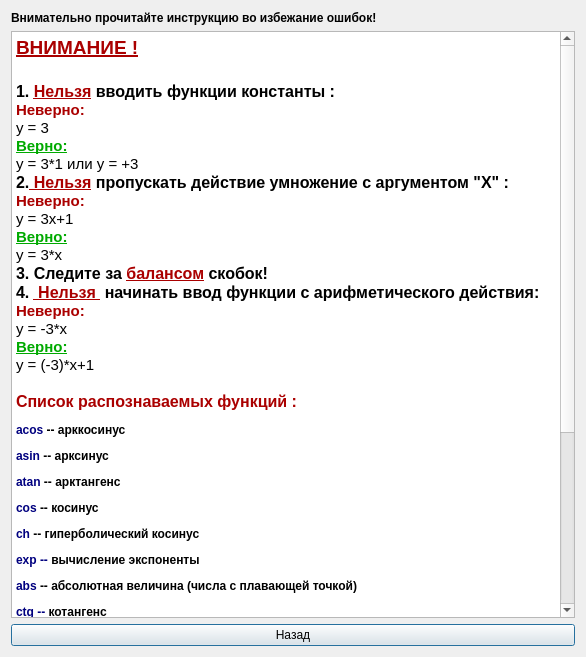
<?xml version="1.0" encoding="UTF-8"?>
<ui version="4.0">
 <class>functionhelp</class>
 <widget class="QDialog" name="functionhelp">
  <property name="geometry">
   <rect>
    <x>0</x>
    <y>0</y>
    <width>586</width>
    <height>657</height>
   </rect>
  </property>
  <property name="windowTitle">
   <string>GraphX - Программные обозначения функций</string>
  </property>
  <property name="windowIcon">
   <iconset resource="res.qrc">
    <normaloff>:/Res/res/logo-steam.jpg</normaloff>:/Res/res/logo-steam.jpg</iconset>
  </property>
  <layout class="QGridLayout" name="gridLayout">
   <item row="0" column="0">
    <widget class="QLabel" name="label">
     <property name="font">
      <font>
       <weight>75</weight>
       <bold>true</bold>
      </font>
     </property>
     <property name="text">
      <string>Внимательно прочитайте инструкцию во избежание ошибок!</string>
     </property>
    </widget>
   </item>
   <item row="1" column="0">
    <widget class="QTextEdit" name="textEdit">
     <property name="mouseTracking">
      <bool>false</bool>
     </property>
     <property name="readOnly">
      <bool>true</bool>
     </property>
     <property name="html">
      <string>&lt;!DOCTYPE HTML PUBLIC &quot;-//W3C//DTD HTML 4.0//EN&quot; &quot;http://www.w3.org/TR/REC-html40/strict.dtd&quot;&gt;
&lt;html&gt;&lt;head&gt;&lt;meta name=&quot;qrichtext&quot; content=&quot;1&quot; /&gt;&lt;style type=&quot;text/css&quot;&gt;
p, li { white-space: pre-wrap; }
&lt;/style&gt;&lt;/head&gt;&lt;body style=&quot; font-family:'Ubuntu'; font-size:11pt; font-weight:400; font-style:normal;&quot;&gt;
&lt;p style=&quot; margin-top:0px; margin-bottom:0px; margin-left:0px; margin-right:0px; -qt-block-indent:0; text-indent:0px;&quot;&gt;&lt;span style=&quot; font-size:14pt; font-weight:600; text-decoration: underline; color:#aa0000;&quot;&gt;ВНИМАНИЕ !&lt;/span&gt;&lt;/p&gt;
&lt;p style=&quot;-qt-paragraph-type:empty; margin-top:0px; margin-bottom:0px; margin-left:0px; margin-right:0px; -qt-block-indent:0; text-indent:0px; font-size:14pt; text-decoration: underline;&quot;&gt;&lt;/p&gt;
&lt;p style=&quot; margin-top:0px; margin-bottom:0px; margin-left:0px; margin-right:0px; -qt-block-indent:0; text-indent:0px;&quot;&gt;&lt;span style=&quot; font-size:12pt; font-weight:600; color:#000000;&quot;&gt;1.&lt;/span&gt;&lt;span style=&quot; font-size:12pt; font-weight:600; color:#aa0000;&quot;&gt; &lt;/span&gt;&lt;span style=&quot; font-size:12pt; font-weight:600; text-decoration: underline; color:#aa0000;&quot;&gt;Нельзя&lt;/span&gt;&lt;span style=&quot; font-size:12pt; font-weight:600; color:#aa0000;&quot;&gt; &lt;/span&gt;&lt;span style=&quot; font-size:12pt; font-weight:600; color:#000000;&quot;&gt;вводить функции константы :&lt;/span&gt;&lt;/p&gt;
&lt;p style=&quot; margin-top:0px; margin-bottom:0px; margin-left:0px; margin-right:0px; -qt-block-indent:0; text-indent:0px;&quot;&gt;&lt;span style=&quot; font-weight:600; color:#aa0000;&quot;&gt;Неверно:&lt;/span&gt;&lt;/p&gt;
&lt;p style=&quot; margin-top:0px; margin-bottom:0px; margin-left:0px; margin-right:0px; -qt-block-indent:0; text-indent:0px;&quot;&gt;&lt;span style=&quot; color:#000000;&quot;&gt;y = 3 &lt;/span&gt;&lt;/p&gt;
&lt;p style=&quot; margin-top:0px; margin-bottom:0px; margin-left:0px; margin-right:0px; -qt-block-indent:0; text-indent:0px;&quot;&gt;&lt;span style=&quot; font-weight:600; text-decoration: underline; color:#00aa00;&quot;&gt;Верно:&lt;/span&gt;&lt;/p&gt;
&lt;p style=&quot; margin-top:0px; margin-bottom:0px; margin-left:0px; margin-right:0px; -qt-block-indent:0; text-indent:0px;&quot;&gt;&lt;span style=&quot; color:#000000;&quot;&gt;y = 3*1 или y = +3&lt;/span&gt;&lt;/p&gt;
&lt;p style=&quot; margin-top:0px; margin-bottom:0px; margin-left:0px; margin-right:0px; -qt-block-indent:0; text-indent:0px;&quot;&gt;&lt;span style=&quot; font-size:12pt; font-weight:600; color:#000000;&quot;&gt;2.&lt;/span&gt;&lt;span style=&quot; font-size:12pt; font-weight:600; text-decoration: underline; color:#aa0000;&quot;&gt; Нельзя&lt;/span&gt;&lt;span style=&quot; font-size:12pt; font-weight:600; color:#aa0000;&quot;&gt; &lt;/span&gt;&lt;span style=&quot; font-size:12pt; font-weight:600; color:#000000;&quot;&gt;пропускать действие умножение с аргументом &amp;quot;X&amp;quot; :&lt;/span&gt;&lt;/p&gt;
&lt;p style=&quot; margin-top:0px; margin-bottom:0px; margin-left:0px; margin-right:0px; -qt-block-indent:0; text-indent:0px;&quot;&gt;&lt;span style=&quot; font-weight:600; color:#aa0000;&quot;&gt;Неверно:&lt;/span&gt;&lt;/p&gt;
&lt;p style=&quot; margin-top:0px; margin-bottom:0px; margin-left:0px; margin-right:0px; -qt-block-indent:0; text-indent:0px;&quot;&gt;&lt;span style=&quot; color:#000000;&quot;&gt;y = 3x+1&lt;/span&gt;&lt;/p&gt;
&lt;p style=&quot; margin-top:0px; margin-bottom:0px; margin-left:0px; margin-right:0px; -qt-block-indent:0; text-indent:0px;&quot;&gt;&lt;span style=&quot; font-weight:600; text-decoration: underline; color:#00aa00;&quot;&gt;Верно:&lt;/span&gt;&lt;/p&gt;
&lt;p style=&quot; margin-top:0px; margin-bottom:0px; margin-left:0px; margin-right:0px; -qt-block-indent:0; text-indent:0px;&quot;&gt;&lt;span style=&quot; color:#000000;&quot;&gt;y = 3*x&lt;/span&gt;&lt;/p&gt;
&lt;p style=&quot; margin-top:0px; margin-bottom:0px; margin-left:0px; margin-right:0px; -qt-block-indent:0; text-indent:0px;&quot;&gt;&lt;span style=&quot; font-size:12pt; font-weight:600; color:#000000;&quot;&gt;3. Следите за &lt;/span&gt;&lt;span style=&quot; font-size:12pt; font-weight:600; text-decoration: underline; color:#aa0000;&quot;&gt;балансом&lt;/span&gt;&lt;span style=&quot; font-size:12pt; font-weight:600; color:#000000;&quot;&gt; скобок!&lt;/span&gt;&lt;/p&gt;
&lt;p style=&quot; margin-top:0px; margin-bottom:0px; margin-left:0px; margin-right:0px; -qt-block-indent:0; text-indent:0px;&quot;&gt;&lt;span style=&quot; font-size:12pt; font-weight:600; color:#000000;&quot;&gt;4. &lt;/span&gt;&lt;span style=&quot; font-size:12pt; font-weight:600; text-decoration: underline; color:#aa0000;&quot;&gt; Нельзя &lt;/span&gt;&lt;span style=&quot; font-size:12pt; font-weight:600; color:#000000;&quot;&gt; начинать ввод функции с арифметического действия:&lt;/span&gt;&lt;/p&gt;
&lt;p style=&quot; margin-top:0px; margin-bottom:0px; margin-left:0px; margin-right:0px; -qt-block-indent:0; text-indent:0px;&quot;&gt;&lt;span style=&quot; font-weight:600; color:#aa0000;&quot;&gt;Неверно:&lt;/span&gt;&lt;/p&gt;
&lt;p style=&quot; margin-top:0px; margin-bottom:0px; margin-left:0px; margin-right:0px; -qt-block-indent:0; text-indent:0px;&quot;&gt;&lt;span style=&quot; color:#000000;&quot;&gt;y = -3*x&lt;/span&gt;&lt;/p&gt;
&lt;p style=&quot; margin-top:0px; margin-bottom:0px; margin-left:0px; margin-right:0px; -qt-block-indent:0; text-indent:0px;&quot;&gt;&lt;span style=&quot; font-weight:600; text-decoration: underline; color:#00aa00;&quot;&gt;Верно:&lt;/span&gt;&lt;/p&gt;
&lt;p style=&quot; margin-top:0px; margin-bottom:0px; margin-left:0px; margin-right:0px; -qt-block-indent:0; text-indent:0px;&quot;&gt;&lt;span style=&quot; color:#000000;&quot;&gt;y = (-3)*x+1&lt;/span&gt;&lt;/p&gt;
&lt;p style=&quot;-qt-paragraph-type:empty; margin-top:0px; margin-bottom:0px; margin-left:0px; margin-right:0px; -qt-block-indent:0; text-indent:0px; color:#000000;&quot;&gt;&lt;/p&gt;
&lt;p style=&quot; margin-top:0px; margin-bottom:0px; margin-left:0px; margin-right:0px; -qt-block-indent:0; text-indent:0px;&quot;&gt;&lt;span style=&quot; font-size:12pt; font-weight:600; color:#aa0000;&quot;&gt;Список распознаваемых функций :&lt;/span&gt;&lt;/p&gt;
&lt;p style=&quot; margin-top:12px; margin-bottom:0px; margin-left:0px; margin-right:0px; -qt-block-indent:0; text-indent:0px;&quot;&gt;&lt;span style=&quot; font-family:'Courier New, monospace'; font-size:medium; font-weight:600; color:#00007f;&quot;&gt;acos&lt;/span&gt;&lt;span style=&quot; font-family:'Courier New, monospace'; font-size:medium; font-weight:600; color:#000000;&quot;&gt; -- арккосинус &lt;/span&gt;&lt;/p&gt;
&lt;p style=&quot; margin-top:12px; margin-bottom:0px; margin-left:0px; margin-right:0px; -qt-block-indent:0; text-indent:0px;&quot;&gt;&lt;span style=&quot; font-family:'Courier New, monospace'; font-size:medium; font-weight:600; color:#00007f;&quot;&gt;asin&lt;/span&gt;&lt;span style=&quot; font-family:'Courier New, monospace'; font-size:medium; font-weight:600; color:#000000;&quot;&gt; -- арксинус &lt;/span&gt;&lt;/p&gt;
&lt;p style=&quot; margin-top:12px; margin-bottom:0px; margin-left:0px; margin-right:0px; -qt-block-indent:0; text-indent:0px;&quot;&gt;&lt;span style=&quot; font-family:'Courier New, monospace'; font-size:medium; font-weight:600; color:#00007f;&quot;&gt;atan&lt;/span&gt;&lt;span style=&quot; font-family:'Courier New, monospace'; font-size:medium; font-weight:600; color:#000000;&quot;&gt; -- арктангенс&lt;/span&gt;&lt;/p&gt;
&lt;p style=&quot; margin-top:12px; margin-bottom:0px; margin-left:0px; margin-right:0px; -qt-block-indent:0; text-indent:0px;&quot;&gt;&lt;span style=&quot; font-family:'Courier New, monospace'; font-size:medium; font-weight:600; color:#00007f;&quot;&gt;cos&lt;/span&gt;&lt;span style=&quot; font-family:'Courier New, monospace'; font-size:medium; font-weight:600; color:#000000;&quot;&gt; -- косинус&lt;/span&gt;&lt;/p&gt;
&lt;p style=&quot; margin-top:12px; margin-bottom:0px; margin-left:0px; margin-right:0px; -qt-block-indent:0; text-indent:0px;&quot;&gt;&lt;span style=&quot; font-family:'Courier New, monospace'; font-size:medium; font-weight:600; color:#00007f;&quot;&gt;ch&lt;/span&gt;&lt;span style=&quot; font-family:'Courier New, monospace'; font-size:medium; font-weight:600; color:#000000;&quot;&gt; -- гиперболический косинус&lt;/span&gt;&lt;/p&gt;
&lt;p style=&quot; margin-top:12px; margin-bottom:0px; margin-left:0px; margin-right:0px; -qt-block-indent:0; text-indent:0px;&quot;&gt;&lt;span style=&quot; font-family:'Courier New, monospace'; font-size:medium; font-weight:600; color:#00007f;&quot;&gt;exp --&lt;/span&gt;&lt;span style=&quot; font-family:'Courier New, monospace'; font-size:medium; font-weight:600; color:#000000;&quot;&gt; вычисление экспоненты&lt;/span&gt;&lt;/p&gt;
&lt;p style=&quot; margin-top:12px; margin-bottom:0px; margin-left:0px; margin-right:0px; -qt-block-indent:0; text-indent:0px;&quot;&gt;&lt;span style=&quot; font-family:'Courier New, monospace'; font-size:medium; font-weight:600; color:#00007f;&quot;&gt;abs&lt;/span&gt;&lt;span style=&quot; font-family:'Courier New, monospace'; font-size:medium; font-weight:600; color:#000000;&quot;&gt; -- абсолютная величина (числа с плавающей точкой) &lt;/span&gt;&lt;/p&gt;
&lt;p style=&quot; margin-top:12px; margin-bottom:0px; margin-left:0px; margin-right:0px; -qt-block-indent:0; text-indent:0px;&quot;&gt;&lt;span style=&quot; font-family:'Courier New, monospace'; font-size:medium; font-weight:600; color:#00007f;&quot;&gt;ctg -- &lt;/span&gt;&lt;span style=&quot; font-family:'Courier New, monospace'; font-size:medium; font-weight:600; color:#000000;&quot;&gt;котангенс&lt;/span&gt;&lt;/p&gt;
&lt;p style=&quot; margin-top:12px; margin-bottom:0px; margin-left:0px; margin-right:0px; -qt-block-indent:0; text-indent:0px;&quot;&gt;&lt;span style=&quot; font-family:'Courier New, monospace'; font-size:medium; font-weight:600; color:#00007f;&quot;&gt;actg&lt;/span&gt;&lt;span style=&quot; font-family:'Courier New, monospace'; font-size:medium; font-weight:600; color:#000000;&quot;&gt; -- аркккотангенс&lt;/span&gt;&lt;/p&gt;
&lt;p style=&quot; margin-top:12px; margin-bottom:0px; margin-left:0px; margin-right:0px; -qt-block-indent:0; text-indent:0px;&quot;&gt;&lt;span style=&quot; font-family:'Courier New, monospace'; font-size:medium; font-weight:600; color:#000000;&quot;&gt;ln -- натуральный логарифм&lt;/span&gt;&lt;/p&gt;
&lt;p style=&quot; margin-top:12px; margin-bottom:0px; margin-left:0px; margin-right:0px; -qt-block-indent:0; text-indent:0px;&quot;&gt;&lt;span style=&quot; font-family:'Courier New, monospace'; font-size:medium; font-weight:600; color:#00007f;&quot;&gt;log&lt;/span&gt;&lt;span style=&quot; font-family:'Courier New, monospace'; font-size:medium; font-weight:600; color:#000000;&quot;&gt; -- логарифм по основанию 10 &lt;/span&gt;&lt;/p&gt;
&lt;p style=&quot; margin-top:12px; margin-bottom:0px; margin-left:0px; margin-right:0px; -qt-block-indent:0; text-indent:0px;&quot;&gt;&lt;span style=&quot; font-family:'Courier New, monospace'; font-size:medium; font-weight:600; color:#00007f;&quot;&gt;cth&lt;/span&gt;&lt;span style=&quot; font-family:'Courier New, monospace'; font-size:medium; font-weight:600; color:#000000;&quot;&gt; -- гиперболический котангенс &lt;/span&gt;&lt;/p&gt;
&lt;p style=&quot; margin-top:12px; margin-bottom:0px; margin-left:0px; margin-right:0px; -qt-block-indent:0; text-indent:0px;&quot;&gt;&lt;span style=&quot; font-family:'Courier New, monospace'; font-size:medium; font-weight:600; color:#00007f;&quot;&gt;sin&lt;/span&gt;&lt;span style=&quot; font-family:'Courier New, monospace'; font-size:medium; font-weight:600; color:#000000;&quot;&gt; -- синус&lt;/span&gt;&lt;/p&gt;
&lt;p style=&quot; margin-top:12px; margin-bottom:0px; margin-left:0px; margin-right:0px; -qt-block-indent:0; text-indent:0px;&quot;&gt;&lt;span style=&quot; font-family:'Courier New, monospace'; font-size:medium; font-weight:600; color:#00007f;&quot;&gt;sh&lt;/span&gt;&lt;span style=&quot; font-family:'Courier New, monospace'; font-size:medium; font-weight:600; color:#000000;&quot;&gt; -- гиперболический синус&lt;/span&gt;&lt;/p&gt;
&lt;p style=&quot; margin-top:12px; margin-bottom:0px; margin-left:0px; margin-right:0px; -qt-block-indent:0; text-indent:0px;&quot;&gt;&lt;span style=&quot; font-family:'Courier New, monospace'; font-size:medium; font-weight:600; color:#00007f;&quot;&gt;sqrt&lt;/span&gt;&lt;span style=&quot; font-family:'Courier New, monospace'; font-size:medium; font-weight:600; color:#000000;&quot;&gt; -- квадратный корень&lt;/span&gt;&lt;/p&gt;
&lt;p style=&quot; margin-top:12px; margin-bottom:0px; margin-left:0px; margin-right:0px; -qt-block-indent:0; text-indent:0px;&quot;&gt;&lt;span style=&quot; font-family:'Courier New, monospace'; font-size:medium; font-weight:600; color:#00007f;&quot;&gt;tan&lt;/span&gt;&lt;span style=&quot; font-family:'Courier New, monospace'; font-size:medium; font-weight:600; color:#000000;&quot;&gt; -- тангенс&lt;/span&gt;&lt;/p&gt;
&lt;p style=&quot; margin-top:12px; margin-bottom:0px; margin-left:0px; margin-right:0px; -qt-block-indent:0; text-indent:0px;&quot;&gt;&lt;span style=&quot; font-family:'Courier New, monospace'; font-size:medium; font-weight:600; color:#00007f;&quot;&gt;th&lt;/span&gt;&lt;span style=&quot; font-family:'Courier New, monospace'; font-size:medium; font-weight:600; color:#000000;&quot;&gt; -- гиперболический тангенс &lt;/span&gt;&lt;/p&gt;
&lt;p style=&quot;-qt-paragraph-type:empty; margin-top:0px; margin-bottom:0px; margin-left:0px; margin-right:0px; -qt-block-indent:0; text-indent:0px;&quot;&gt;&lt;/p&gt;&lt;/body&gt;&lt;/html&gt;</string>
     </property>
    </widget>
   </item>
   <item row="2" column="0">
    <widget class="QPushButton" name="pushButton">
     <property name="text">
      <string>Назад</string>
     </property>
    </widget>
   </item>
  </layout>
 </widget>
 <resources>
  <include location="res.qrc"/>
 </resources>
 <connections/>
</ui>
